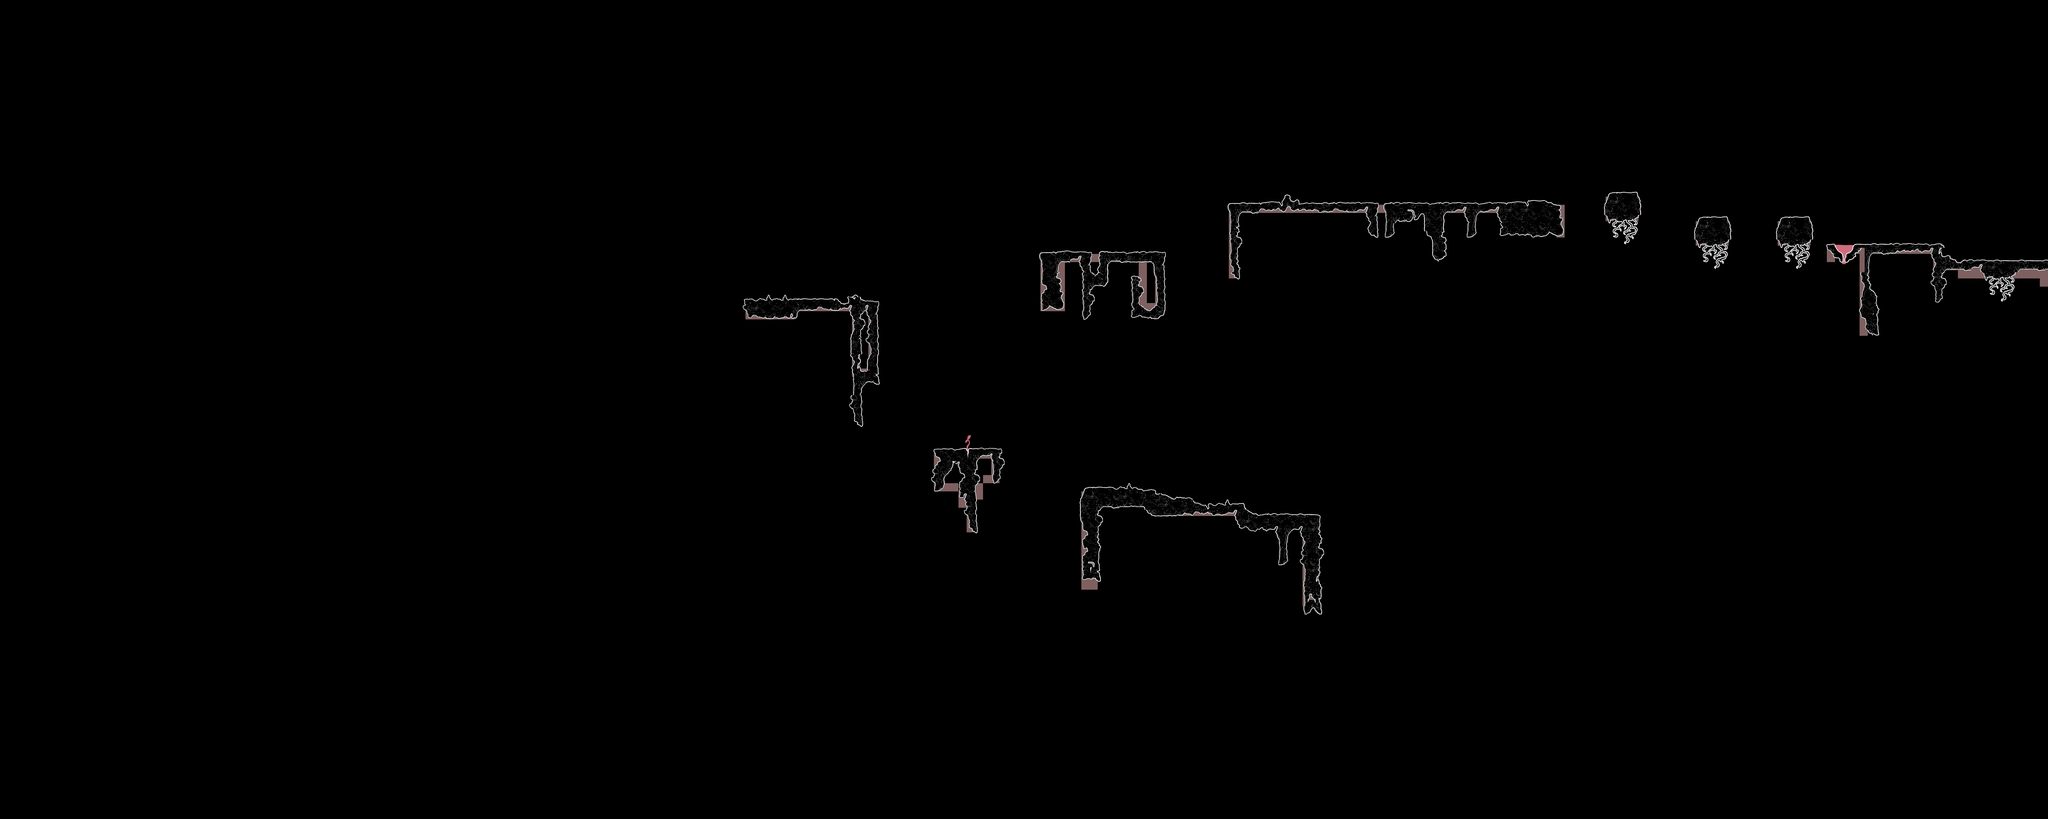

Below is a game level as drawn by its tile map, then a one-line description and the .tmx that defines it (tile-layer data replaced by summaries):
An orthogonal 250x100 tile map with 40x40 px tiles, 2 tile layers (collision Layer, render Layer), 2 tilesets.

<map version="1.0" orientation="orthogonal" renderorder="left-up" width="250" height="100" tilewidth="40" tileheight="40" nextobjectid="7">
 <tileset firstgid="1" name="collision" tilewidth="40" tileheight="40" tilecount="4" columns="2">
  <image source="BasicColorTiles_40x40px_map.png" trans="ff00ff" width="80" height="80" />
 </tileset>
 <tileset firstgid="5" name="tiles" tilewidth="40" tileheight="40" tilecount="625" columns="25">
  <image source="TileSheet_v3.png" trans="ff00ff" width="1000" height="1000" />
 </tileset>
 <layer name="collision Layer" width="250" height="100" opacity="0.5">
  <data>[25000 cells, 309 non-empty, 1 distinct tile ids]</data>
 </layer>
 <layer name="render Layer" width="250" height="100" offsetx="25" offsety="10">
  <data>[25000 cells, 829 non-empty, 235 distinct tile ids]</data>
 </layer>
</map>